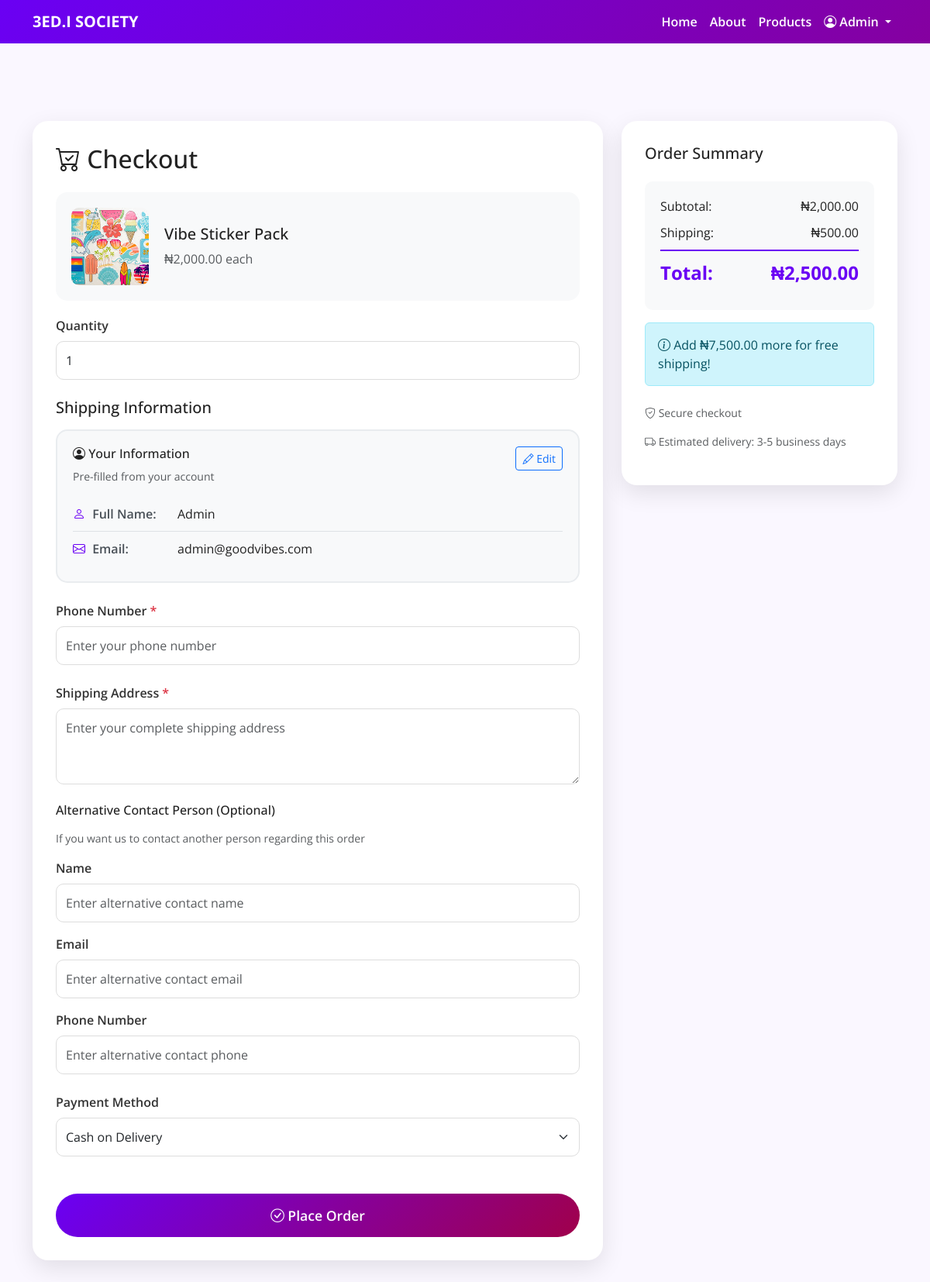
The page /checkout.php?id=2&type=merch (signed in) on the database its author committed.
### tables this page shows
CREATE TABLE merch (
  id INT AUTO_INCREMENT PRIMARY KEY,
  product_name VARCHAR(255) NOT NULL,
  category VARCHAR(100),
  description TEXT,
  price DECIMAL(10,2),
  image VARCHAR(255),
  created_at TIMESTAMP DEFAULT CURRENT_TIMESTAMP
);

CREATE TABLE users (
  id INT AUTO_INCREMENT PRIMARY KEY,
  username VARCHAR(100) NOT NULL,
  email VARCHAR(150) NOT NULL UNIQUE,
  password VARCHAR(255) NOT NULL,
  role ENUM('super_admin', 'user') DEFAULT 'user',
  created_at TIMESTAMP DEFAULT CURRENT_TIMESTAMP
);

### checkout.php (the view, shortened to what this page needs)
<?php
include 'db_connect.php';
$userId = $_SESSION['user_id'];
$userStmt = $conn->prepare("SELECT username, email FROM users WHERE id = ?");
$userStmt->bind_param('i', $userId);
$userStmt->execute();
$userResult = $userStmt->get_result();
$userData = $userResult->fetch_assoc();
$productId = isset($_GET['id']) ? intval($_GET['id']) : 0;
$productType = isset($_GET['type']) ? $_GET['type'] : 'product';
$tableName = ($productType === 'merch') ? 'merch' : 'products';
$stmt = $conn->prepare("SELECT * FROM $tableName WHERE id = ?");
$stmt->bind_param('i', $productId);
$stmt->execute();
$result = $stmt->get_result();
$product = $result->fetch_assoc();
$defaultQuantity = isset($_POST['quantity']) ? intval($_POST['quantity']) : 1;
$subtotal = $product['price'] * $defaultQuantity;
$shippingCost = $subtotal >= 10000 ? 0 : 500;
$grandTotal = $subtotal + $shippingCost;
?>
<!DOCTYPE html>
<html lang="en">
<head>
  <link href="https://cdn.jsdelivr.net/npm/bootstrap@5.3.2/dist/css/bootstrap.min.css" rel="stylesheet" />
  <link href="https://cdn.jsdelivr.net/npm/bootstrap-icons@1.11.1/font/bootstrap-icons.css" rel="stylesheet" />
</head>
<body>
  <nav class="navbar navbar-expand-lg fixed-top">
    <div class="container">
      <a class="navbar-brand fw-bold" href="index.php">3ED.I SOCIETY</a>
      <div class="collapse navbar-collapse" id="navMenu">
        <ul class="navbar-nav ms-auto">
          <li class="nav-item"><a class="nav-link" href="index.php">Home</a></li>
          <li class="nav-item"><a class="nav-link" href="about.php">About</a></li>
          <li class="nav-item"><a class="nav-link" href="products.php">Products</a></li>
          <?php if (isset($_SESSION['user_id'])): ?>
            <li class="nav-item dropdown">
              <a class="nav-link dropdown-toggle" href="#" id="userMenu" role="button" data-bs-toggle="dropdown">
                <i class="bi bi-person-circle"></i> <?php echo htmlspecialchars($_SESSION['user_name'] ?? $_SESSION['username'] ?? 'User'); ?>
              </a>
            </li>
          <?php else: ?>
            <li class="nav-item"><a class="nav-link" href="login.php">Login</a></li>
          <?php endif; ?>
        </ul>
      </div>
    </div>
  </nav>
  <section class="checkout-section">
    <div class="container">
      <div class="row">
        <div class="col-lg-8">
          <div class="checkout-card">
            <h2 class="mb-4"><i class="bi bi-cart-check"></i> Checkout</h2>
            <div class="product-summary">
              <img src="<?php echo htmlspecialchars($product['image']); ?>" alt="<?php echo htmlspecialchars($product['product_name']); ?>">
              <div>
                <h5><?php echo htmlspecialchars($product['product_name']); ?></h5>
                <p class="text-muted mb-0">₦<?php echo number_format($product['price'], 2); ?> each</p>
              </div>
            </div>
            <form method="POST" action="" enctype="multipart/form-data">
              <div class="mb-4">
                <label class="form-label">Quantity</label>
                <input type="number" name="quantity" class="form-control" value="<?php echo $defaultQuantity; ?>" min="1" required onchange="calculateTotal()">
              </div>
              <h5 class="mb-3 mt-4">Shipping Information</h5>
              <div class="user-info-card mb-4" id="userInfoCard">
                <div class="d-flex justify-content-between align-items-start mb-3">
                  <div>
                    <h6 class="mb-2"><i class="bi bi-person-circle"></i> Your Information</h6>
                    <p class="text-muted small mb-0">Pre-filled from your account</p>
                  </div>
                  <button type="button" class="btn btn-sm btn-outline-primary" onclick="toggleEditMode()">
                    <i class="bi bi-pencil"></i> <span id="editModeText">Edit</span>
                  </button>
                </div>
                <div class="user-info-display" id="userInfoDisplay">
                  <div class="info-item">
                    <span class="info-label"><i class="bi bi-person"></i> Full Name:</span>
                    <span class="info-value" id="displayName"><?php echo htmlspecialchars($userData['username'] ?? ''); ?></span>
                  </div>
                  <div class="info-item">
                    <span class="info-label"><i class="bi bi-envelope"></i> Email:</span>
                    <span class="info-value" id="displayEmail"><?php echo htmlspecialchars($userData['email'] ?? ''); ?></span>
                  </div>
                </div>
              </div>
              <div class="mb-4">
                <label class="form-label">Phone Number <span class="text-danger">*</span></label>
                <input type="tel" name="shipping_phone" class="form-control" placeholder="Enter your phone number" value="<?php echo isset($_POST['shipping_phone']) ? htmlspecialchars($_POST['shipping_phone']) : ''; ?>" required>
              </div>
              <div class="mb-4">
                <label class="form-label">Shipping Address <span class="text-danger">*</span></label>
                <textarea name="shipping_address" class="form-control" rows="3" placeholder="Enter your complete shipping address" required></textarea>
              </div>
              <div class="mb-4">
                <h6 class="mb-3">Alternative Contact Person (Optional)</h6>
                <p class="text-muted small mb-3">If you want us to contact another person regarding this order</p>
                <div class="mb-3">
                  <label class="form-label">Name</label>
                  <input type="text" name="shipping_name2" class="form-control" placeholder="Enter alternative contact name" value="<?php echo isset($_POST['shipping_name2']) ? htmlspecialchars($_POST['shipping_name2']) : ''; ?>">
                </div>
                <div class="mb-3">
                  <label class="form-label">Email</label>
                  <input type="email" name="shipping_email2" class="form-control" placeholder="Enter alternative contact email" value="<?php echo isset($_POST['shipping_email2']) ? htmlspecialchars($_POST['shipping_email2']) : ''; ?>">
                </div>
                <div class="mb-3">
                  <label class="form-label">Phone Number</label>
                  <input type="tel" name="shipping_phone2" class="form-control" placeholder="Enter alternative contact phone" value="<?php echo isset($_POST['shipping_phone2']) ? htmlspecialchars($_POST['shipping_phone2']) : ''; ?>">
                </div>
              </div>
              <div class="mb-4">
                <label class="form-label">Payment Method</label>
                <select name="payment_method" class="form-select" required onchange="toggleReceiptUpload()">
                  <option value="cash_on_delivery">Cash on Delivery</option>
                </select>
              </div>
              <button type="submit" class="btn btn-vibe mt-4">
                <i class="bi bi-check-circle"></i> Place Order
              </button>
            </form>
          </div>
        </div>
        <div class="col-lg-4">
          <div class="checkout-card">
            <h5 class="mb-4">Order Summary</h5>
            <div class="price-summary">
              <div class="price-row">
                <span>Subtotal:</span>
                <span id="subtotal">₦<?php echo number_format($subtotal, 2); ?></span>
              </div>
              <div class="price-row">
                <span>Shipping:</span>
                <span id="shipping">₦<?php echo number_format($shippingCost, 2); ?></span>
              </div>
              <div class="price-row price-total">
                <span>Total:</span>
                <span id="total">₦<?php echo number_format($grandTotal, 2); ?></span>
              </div>
            </div>
            <?php if ($grandTotal >= 10000): ?>
              <div class="alert alert-success mt-3">
                <i class="bi bi-check-circle"></i> Free Shipping Applied!
              </div>
            <?php else: ?>
              <div class="alert alert-info mt-3">
                <i class="bi bi-info-circle"></i> Add ₦<?php echo number_format(10000 - $grandTotal, 2); ?> more for free shipping!
              </div>
            <?php endif; ?>
            <div class="mt-4">
              <p class="small text-muted"><i class="bi bi-shield-check"></i> Secure checkout</p>
              <p class="small text-muted"><i class="bi bi-truck"></i> Estimated delivery: 3-5 business days</p>
            </div>
          </div>
        </div>
      </div>
    </div>
  </section>
</body>
</html>

### checkout.php (style rules this page uses)
:root { --primary: #6a00f4; --secondary: #a0004b; --gradient: linear-gradient(135deg, #6a00f4, #a0004b); }
body { font-family: 'Open Sans', sans-serif; background-color: #faf7ff; color: #222; }
.navbar { background: var(--gradient); background-size: 200% 200%; animation: gradientShift 8s ease infinite; }
.navbar .nav-link, .navbar-brand { color: #fff !important; font-weight: 600; }
.checkout-section { padding: 100px 0 80px; margin-top: 56px; }
.checkout-card { background: #fff; border-radius: 20px; padding: 30px; box-shadow: 0 10px 30px rgba(0, 0, 0, 0.1); margin-bottom: 20px; }
.product-summary { display: flex; gap: 20px; align-items: center; padding: 20px; background: #f8f9fa; border-radius: 15px; margin-bottom: 20px; }
.product-summary img { width: 100px; height: 100px; object-fit: cover; border-radius: 10px; }
.form-label { font-weight: 600; color: #333; margin-bottom: 8px; }
.form-control, .form-select { border-radius: 10px; padding: 12px; border: 1px solid #ddd; }
.btn-vibe { background: var(--gradient); color: #fff; border: none; padding: 15px 40px; border-radius: 50px; font-weight: 600; font-size: 1.1rem; transition: 0.3s; width: 100%; }
.price-summary { background: #f8f9fa; padding: 20px; border-radius: 10px; }
.price-row { display: flex; justify-content: space-between; margin-bottom: 10px; }
.price-total { font-size: 1.5rem; font-weight: 700; color: var(--primary); border-top: 2px solid var(--primary); padding-top: 10px; margin-top: 10px; }
.user-info-card { background: #f8f9fa; border: 2px solid #e9ecef; border-radius: 15px; padding: 20px; transition: all 0.3s ease; }
.user-info-display .info-item { display: flex; align-items: center; padding: 10px 0; border-bottom: 1px solid #dee2e6; }
.user-info-display .info-item:last-child { border-bottom: none; }
.info-label { font-weight: 600; color: #495057; min-width: 120px; margin-right: 15px; }
.info-label i { margin-right: 5px; color: var(--primary); }
.info-value { color: #222; font-size: 1rem; }

### rows shown on the page
merch: image (picture), product_name "Vibe Sticker Pack", price "2,000.00", price "500.00", price "2,500.00", 10000-$grandTotal "7,500.00"
users: username "Admin", email "admin@goodvibes.com"

### other values the page prints
$_SESSION['user_name'] "Admin"
